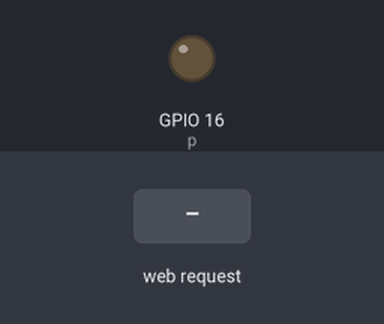
The sketch below on a simulated ESP8266 (NodeMCU). Parts: output pins drawn as LEDs (lit = HIGH). The inputs (shaded band) are chosen by the test bench. What the sketch prints to the serial monitor is not drawn.

Above: at 1.2 s.
1.3 s: HTTP request GET /led received
At 2.5 s:
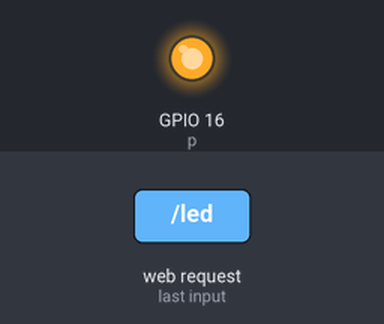
2.8 s: HTTP request GET /led?state=0 received
At 3.6 s:
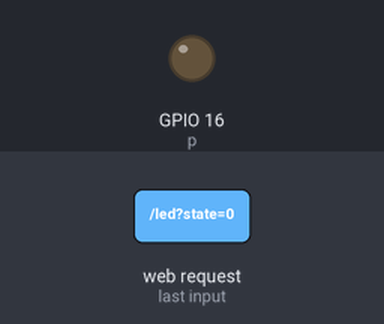
4.3 s: HTTP request GET /led?state=1 received
At 4.8 s:
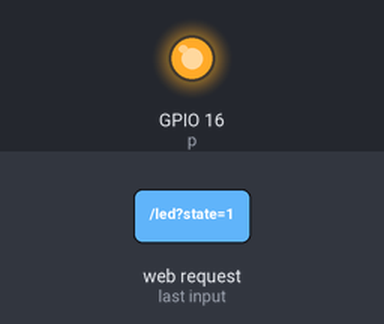
Timing chart, 0 to 7.3 s (numbered marks = the images above; inputs shaded):
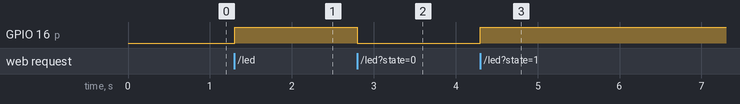

The sketch:

NukeWIoTLED.ino
```cpp
#include<ESP8266WebServer.h>
ESP8266WebServer servy;
const char username[]="ApexionWiFi";
const char password[]="jaihind7";
int p=16;
void setup()
{
 pinMode(p,OUTPUT);
 Serial.begin(115200);
 WiFi.softAP(username,password);
 IPAddress ip=WiFi.softAPIP();
 Serial.print("AP IP:");
 Serial.println(ip);
 servy.begin();
 servy.on("/led",led);
}

void loop()
{
 servy.handleClient();
}

void led()
{
 String mthl="<html><head><title>Apexions</title></head><body style=\"background-color:yellow\"><h1><center>IoT</center></h1><form><center><button type=\"submit\" name=\"state\" value=\"0\" style=\"background-color:green\">LED ON</button><button type=\"submit\" name=\"state\" value=\"1\" style=\"background-color:red\">LED OFF</button></center></form></body></html>";
 servy.send(200,"text/html",mthl);
 if(servy.arg("state")=="0")
    digitalWrite(p,LOW);
 else
    digitalWrite(p,HIGH);
}
```

Measured:
- after the input at 1.3 s, GPIO 16 (p): LOW → HIGH at once
- after the input at 2.8 s, GPIO 16 (p): HIGH → LOW at once
- after the input at 4.3 s, GPIO 16 (p): LOW → HIGH at once
